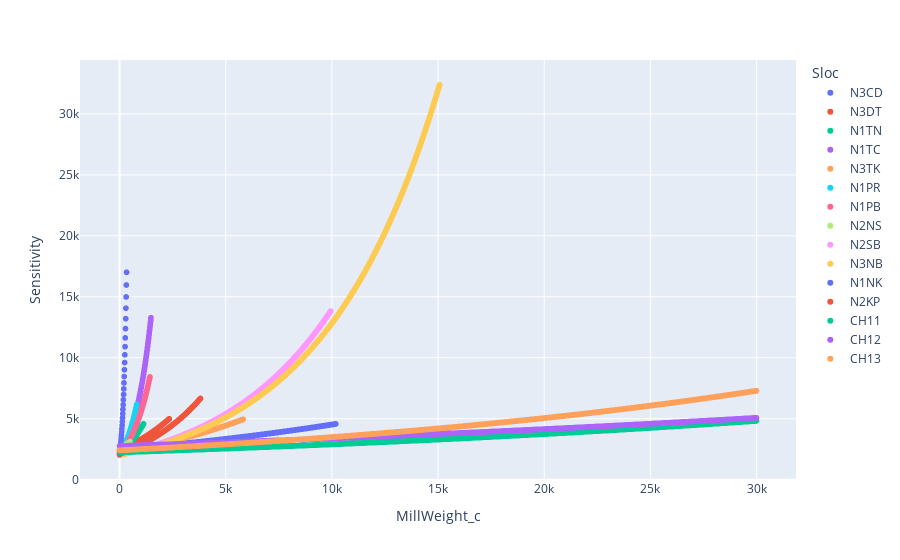

Notebook cell for this chart:
### Code cell
sen_ = {}; m=1
for y in years:
    sen_[y] = {}
    sen_[y][m] = pd.DataFrame()
    for s in sloc:
        if y in sl[s][m]:
            sen_[y][m] = sen_[y][m].append(spm[s][y][m].loc[spm[s][y][m].MillWeight_c<=30000]) #
px.scatter(sen_[y][m], x='MillWeight_c', y='Sensitivity', color='Sloc') # Type

### Figure 1 — Plotly figure (JSON) as saved in the notebook; plotly's stock layout.template omitted (floating-point values rounded to 4 significant figures; data arrays with more than 128 entries replaced by an {"elided": "..."} marker saying what was removed)
{"data": [{"hovertemplate": "Sloc=N3CD<br>MillWeight_c=%{x}<br>Sensitivity=%{y}<extra></extra>", "legendgroup": "N3CD", "marker": {"color": "#636efa", "symbol": "circle"}, "mode": "markers", "name": "N3CD", "showlegend": true, "type": "scattergl", "x": {"elided": "1019 int values"}, "xaxis": "x", "y": {"elided": "1019 float values"}, "yaxis": "y"}, {"hovertemplate": "Sloc=N3DT<br>MillWeight_c=%{x}<br>Sensitivity=%{y}<extra></extra>", "legendgroup": "N3DT", "marker": {"color": "#EF553B", "symbol": "circle"}, "mode": "markers", "name": "N3DT", "showlegend": true, "type": "scattergl", "x": {"elided": "235 int values"}, "xaxis": "x", "y": {"elided": "235 float values"}, "yaxis": "y"}, {"hovertemplate": "Sloc=N1TN<br>MillWeight_c=%{x}<br>Sensitivity=%{y}<extra></extra>", "legendgroup": "N1TN", "marker": {"color": "#00cc96", "symbol": "circle"}, "mode": "markers", "name": "N1TN", "showlegend": true, "type": "scattergl", "x": [1, 11, 21, 31, 41, 51, 61, 71, 81, 91, 101, 111, 121, 131, 141, 151, 161, 171, 181, 191, 201, 211, 221, 231, 241, 251, 261, 271, 281, 291, 301, 311, 321, 331, 341, 351, 361, 371, 381, 391, 401, 411, 421, 431, 441, 451, 461, 471, 481, 491, 501, 511, 521, 531, 541, 551, 561, 571, 581, 591, 601, 611, 621, 631, 641, 651, 661, 671, 681, 691, 701, 711, 721, 731, 741, 751, 761, 771, 781, 791, 801, 811, 821, 831, 841, 851, 861, 871, 881, 891, 901, 911, 921, 931, 941, 951, 961, 971, 981, 991, 1001, 1011, 1021, 1031, 1041, 1051, 1061, 1071, 1081, 1091, 1101, 1111, 1121, 1131], "xaxis": "x", "y": [2144.0, 2158.0, 2173.0, 2188.0, 2203.0, 2217.0, 2232.0, 2248.0, 2263.0, 2278.0, 2294.0, 2309.0, 2325.0, 2341.0, 2356.0, 2372.0, 2388.0, 2405.0, 2421.0, 2437.0, 2454.0, 2470.0, 2487.0, 2504.0, 2521.0, 2538.0, 2555.0, 2572.0, 2590.0, 2607.0, 2625.0, 2642.0, 2660.0, 2678.0, 2696.0, 2715.0, 2733.0, 2751.0, 2770.0, 2789.0, 2807.0, 2826.0, 2846.0, 2865.0, 2884.0, 2904.0, 2923.0, 2943.0, 2963.0, 2983.0, 3003.0, 3023.0, 3043.0, 3064.0, 3085.0, 3105.0, 3126.0, 3147.0, 3169.0, 3190.0, 3211.0, 3233.0, 3255.0, 3277.0, 3299.0, 3321.0, 3343.0, 3366.0, 3389.0, 3411.0, 3434.0, 3457.0, 3481.0, 3504.0, 3528.0, 3551.0, 3575.0, 3599.0, 3624.0, 3648.0, 3672.0, 3697.0, 3722.0, 3747.0, 3772.0, 3798.0, 3823.0, 3849.0, 3875.0, 3901.0, 3927.0, 3953.0, 3980.0, 4007.0, 4033.0, 4061.0, 4088.0, 4115.0, 4143.0, 4171.0, 4199.0, 4227.0, 4255.0, 4284.0, 4312.0, 4341.0, 4370.0, 4400.0, 4429.0, 4459.0, 4489.0, 4519.0, 4549.0, 4580.0], "yaxis": "y"}, {"hovertemplate": "Sloc=N1TC<br>MillWeight_c=%{x}<br>Sensitivity=%{y}<extra></extra>", "legendgroup": "N1TC", "marker": {"color": "#ab63fa", "symbol": "circle"}, "mode": "markers", "name": "N1TC", "showlegend": true, "type": "scattergl", "x": {"elided": "149 int values"}, "xaxis": "x", "y": {"elided": "149 float values"}, "yaxis": "y"}, {"hovertemplate": "Sloc=N3TK<br>MillWeight_c=%{x}<br>Sensitivity=%{y}<extra></extra>", "legendgroup": "N3TK", "marker": {"color": "#FFA15A", "symbol": "circle"}, "mode": "markers", "name": "N3TK", "showlegend": true, "type": "scattergl", "x": {"elided": "583 int values"}, "xaxis": "x", "y": {"elided": "583 float values"}, "yaxis": "y"}, {"hovertemplate": "Sloc=N1PR<br>MillWeight_c=%{x}<br>Sensitivity=%{y}<extra></extra>", "legendgroup": "N1PR", "marker": {"color": "#19d3f3", "symbol": "circle"}, "mode": "markers", "name": "N1PR", "showlegend": true, "type": "scattergl", "x": [1, 11, 21, 31, 41, 51, 61, 71, 81, 91, 101, 111, 121, 131, 141, 151, 161, 171, 181, 191, 201, 211, 221, 231, 241, 251, 261, 271, 281, 291, 301, 311, 321, 331, 341, 351, 361, 371, 381, 391, 401, 411, 421, 431, 441, 451, 461, 471, 481, 491, 501, 511, 521, 531, 541, 551, 561, 571, 581, 591, 601, 611, 621, 631, 641, 651, 661, 671, 681, 691, 701, 711, 721, 731, 741, 751, 761, 771, 781, 791, 801, 811], "xaxis": "x", "y": [2044.0, 2073.0, 2101.0, 2131.0, 2160.0, 2190.0, 2220.0, 2251.0, 2282.0, 2314.0, 2346.0, 2378.0, 2411.0, 2444.0, 2478.0, 2512.0, 2547.0, 2582.0, 2618.0, 2654.0, 2691.0, 2728.0, 2765.0, 2804.0, 2842.0, 2881.0, 2921.0, 2961.0, 3002.0, 3043.0, 3085.0, 3128.0, 3171.0, 3214.0, 3259.0, 3304.0, 3349.0, 3395.0, 3442.0, 3489.0, 3537.0, 3586.0, 3635.0, 3685.0, 3735.0, 3787.0, 3838.0, 3891.0, 3945.0, 3999.0, 4053.0, 4109.0, 4165.0, 4222.0, 4280.0, 4339.0, 4398.0, 4459.0, 4520.0, 4581.0, 4644.0, 4708.0, 4772.0, 4837.0, 4904.0, 4971.0, 5039.0, 5107.0, 5177.0, 5248.0, 5320.0, 5392.0, 5466.0, 5541.0, 5616.0, 5693.0, 5770.0, 5849.0, 5929.0, 6010.0, 6092.0, 6175.0], "yaxis": "y"}, {"hovertemplate": "Sloc=N1PB<br>MillWeight_c=%{x}<br>Sensitivity=%{y}<extra></extra>", "legendgroup": "N1PB", "marker": {"color": "#FF6692", "symbol": "circle"}, "mode": "markers", "name": "N1PB", "showlegend": true, "type": "scattergl", "x": {"elided": "144 int values"}, "xaxis": "x", "y": {"elided": "144 float values"}, "yaxis": "y"}, {"hovertemplate": "Sloc=N2NS<br>MillWeight_c=%{x}<br>Sensitivity=%{y}<extra></extra>", "legendgroup": "N2NS", "marker": {"color": "#B6E880", "symbol": "circle"}, "mode": "markers", "name": "N2NS", "showlegend": true, "type": "scattergl", "x": [1, 11, 21, 31, 41, 51, 61, 71, 81, 91, 101, 111, 121, 131, 141, 151, 161, 171, 181, 191, 201, 211, 221, 231, 241, 251, 261, 271, 281, 291, 301, 311, 321, 331, 341, 351, 361, 371, 381, 391, 401, 411, 421, 431, 441, 451, 461, 471, 481, 491], "xaxis": "x", "y": [2549.0, 2559.0, 2570.0, 2580.0, 2591.0, 2601.0, 2612.0, 2623.0, 2633.0, 2644.0, 2655.0, 2666.0, 2677.0, 2688.0, 2698.0, 2709.0, 2721.0, 2732.0, 2743.0, 2754.0, 2765.0, 2776.0, 2788.0, 2799.0, 2810.0, 2822.0, 2833.0, 2845.0, 2857.0, 2868.0, 2880.0, 2892.0, 2903.0, 2915.0, 2927.0, 2939.0, 2951.0, 2963.0, 2975.0, 2987.0, 2999.0, 3012.0, 3024.0, 3036.0, 3048.0, 3061.0, 3073.0, 3086.0, 3098.0, 3111.0], "yaxis": "y"}, {"hovertemplate": "Sloc=N2SB<br>MillWeight_c=%{x}<br>Sensitivity=%{y}<extra></extra>", "legendgroup": "N2SB", "marker": {"color": "#FF97FF", "symbol": "circle"}, "mode": "markers", "name": "N2SB", "showlegend": true, "type": "scattergl", "x": {"elided": "995 int values"}, "xaxis": "x", "y": {"elided": "995 float values"}, "yaxis": "y"}, {"hovertemplate": "Sloc=N3NB<br>MillWeight_c=%{x}<br>Sensitivity=%{y}<extra></extra>", "legendgroup": "N3NB", "marker": {"color": "#FECB52", "symbol": "circle"}, "mode": "markers", "name": "N3NB", "showlegend": true, "type": "scattergl", "x": {"elided": "1508 int values"}, "xaxis": "x", "y": {"elided": "1508 float values"}, "yaxis": "y"}, {"hovertemplate": "Sloc=N1NK<br>MillWeight_c=%{x}<br>Sensitivity=%{y}<extra></extra>", "legendgroup": "N1NK", "marker": {"color": "#636efa", "symbol": "circle"}, "mode": "markers", "name": "N1NK", "showlegend": true, "type": "scattergl", "x": [1, 11, 21, 31, 41, 51, 61, 71, 81, 91, 101, 111, 121, 131, 141, 151, 161, 171, 181, 191, 201, 211, 221, 231, 241, 251, 261, 271, 281, 291, 301, 311, 321, 331], "xaxis": "x", "y": [2053.0, 2191.0, 2338.0, 2494.0, 2662.0, 2840.0, 3029.0, 3232.0, 3447.0, 3677.0, 3922.0, 4183.0, 4460.0, 4757.0, 5072.0, 5408.0, 5766.0, 6147.0, 6554.0, 6986.0, 7447.0, 7938.0, 8461.0, 9018.0, 9610.0, 10240.0, 10910.0, 11630.0, 12390.0, 13200.0, 14070.0, 14990.0, 15970.0, 17010.0], "yaxis": "y"}, {"hovertemplate": "Sloc=N2KP<br>MillWeight_c=%{x}<br>Sensitivity=%{y}<extra></extra>", "legendgroup": "N2KP", "marker": {"color": "#EF553B", "symbol": "circle"}, "mode": "markers", "name": "N2KP", "showlegend": true, "type": "scattergl", "x": {"elided": "382 int values"}, "xaxis": "x", "y": {"elided": "382 float values"}, "yaxis": "y"}, {"hovertemplate": "Sloc=CH11<br>MillWeight_c=%{x}<br>Sensitivity=%{y}<extra></extra>", "legendgroup": "CH11", "marker": {"color": "#00cc96", "symbol": "circle"}, "mode": "markers", "name": "CH11", "showlegend": true, "type": "scattergl", "x": {"elided": "3000 int values"}, "xaxis": "x", "y": {"elided": "3000 float values"}, "yaxis": "y"}, {"hovertemplate": "Sloc=CH12<br>MillWeight_c=%{x}<br>Sensitivity=%{y}<extra></extra>", "legendgroup": "CH12", "marker": {"color": "#ab63fa", "symbol": "circle"}, "mode": "markers", "name": "CH12", "showlegend": true, "type": "scattergl", "x": {"elided": "3000 int values"}, "xaxis": "x", "y": {"elided": "3000 float values"}, "yaxis": "y"}, {"hovertemplate": "Sloc=CH13<br>MillWeight_c=%{x}<br>Sensitivity=%{y}<extra></extra>", "legendgroup": "CH13", "marker": {"color": "#FFA15A", "symbol": "circle"}, "mode": "markers", "name": "CH13", "showlegend": true, "type": "scattergl", "x": {"elided": "3000 int values"}, "xaxis": "x", "y": {"elided": "3000 float values"}, "yaxis": "y"}], "layout": {"legend": {"title": {"text": "Sloc"}, "tracegroupgap": 0}, "margin": {"t": 60}, "xaxis": {"anchor": "y", "domain": [0, 1], "title": {"text": "MillWeight_c"}}, "yaxis": {"anchor": "x", "domain": [0, 1], "title": {"text": "Sensitivity"}}}}
